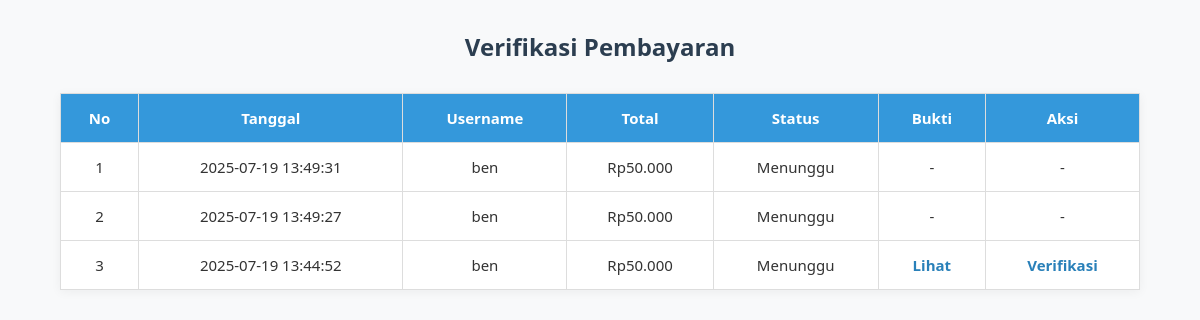
The app's page /admin/verifikasi.php (signed in) with its own data.
### tables this page shows
CREATE TABLE `pesanan` (
  `id` int(11) NOT NULL,
  `id_user` int(11) DEFAULT NULL,
  `tanggal` datetime DEFAULT NULL,
  `total` int(11) DEFAULT NULL,
  `status` enum('Belum Dibayar','Dikemas','Dikirim','Selesai') DEFAULT 'Belum Dibayar'
);

CREATE TABLE `users` (
  `id` int(11) NOT NULL,
  `nama` varchar(100) DEFAULT NULL,
  `email` varchar(100) DEFAULT NULL,
  `password` varchar(255) DEFAULT NULL,
  `level` enum('admin','user') DEFAULT 'user'
);

CREATE TABLE `pembayaran` (
  `id` int(11) NOT NULL,
  `id_pesanan` int(11) DEFAULT NULL,
  `metode` varchar(50) DEFAULT NULL,
  `bukti` varchar(255) DEFAULT NULL,
  `tanggal` datetime DEFAULT NULL,
  `status` enum('Menunggu','Terverifikasi') DEFAULT 'Menunggu'
);

### admin/verifikasi.php (the view, shortened to what this page needs)
<?php
include '../koneksi/konfigurasi.php';
$query = "SELECT pesanan.id, pesanan.tanggal, users.nama AS username, pesanan.total, pembayaran.status, pembayaran.bukti
          FROM pesanan
          JOIN users ON pesanan.id_user = users.id
          LEFT JOIN pembayaran ON pesanan.id = pembayaran.id_pesanan
          ORDER BY pesanan.tanggal DESC";
$result = mysqli_query($conn, $query);
?>
<!DOCTYPE html>
<html>
<head>
    <link rel="stylesheet" href="../css/style.css">
</head>
<body>
    <h2>Verifikasi Pembayaran</h2>
    <table>
        <tr>
            <th>No</th>
            <th>Tanggal</th>
            <th>Username</th>
            <th>Total</th>
            <th>Status</th>
            <th>Bukti</th>
            <th>Aksi</th>
        </tr>
        <?php $no = 1; while ($row = mysqli_fetch_assoc($result)) : ?>
        <tr>
            <td><?= $no++; ?></td>
            <td><?= $row['tanggal']; ?></td>
            <td><?= $row['username']; ?></td>
            <td>Rp<?= number_format($row['total'], 0, ',', '.'); ?></td>
            <td><?= $row['status'] ? $row['status'] : 'Belum Dikirim'; ?></td>
            <td>
                <?php if ($row['bukti']) : ?>
                    <a href="../gambar/<?= $row['bukti']; ?>" target="_blank">Lihat</a>
                <?php else : ?>
                    -
                <?php endif; ?>
            </td>
            <td>
                <?php if ($row['bukti'] && $row['status'] != 'Dibayar') : ?>
                    <a href="verifikasi_proses.php?id=<?= $row['id']; ?>">Verifikasi</a>
                <?php elseif ($row['status'] == 'Dibayar') : ?>
                    ✔️ Sudah Diverifikasi
                <?php else : ?>
                    -
                <?php endif; ?>
            </td>
        </tr>
        <?php endwhile; ?>
    </table>
</body>
</html>

### css/style.css (style rules this page uses)
* { margin: 0; padding: 0; box-sizing: border-box; }
body { font-family: 'Segoe UI', sans-serif; background-color: #f8f9fa; color: #333; padding-bottom: 40px; }
h1, h2 { text-align: center; color: #2c3e50; margin-top: 30px; margin-bottom: 20px; }
a { text-decoration: none; color: #2980b9; font-weight: bold; }
table { width: 90%; margin: 30px auto; border-collapse: collapse; background-color: white; box-shadow: 0 2px 10px rgba(0,0,0,0.05); }
th, td { padding: 14px; border: 1px solid #ddd; text-align: center; font-size: 15px; }
th { background-color: #3498db; color: white; }

### records on screen
pesanan: tanggal "2025-07-19 13:49:31", id_user.nama "ben", total "50.000", pembayaran.status "Menunggu"
pesanan: tanggal "2025-07-19 13:49:27", id_user.nama "ben", total "50.000", pembayaran.status "Menunggu"
pesanan: tanggal "2025-07-19 13:44:52", id_user.nama "ben", total "50.000", pembayaran.status "Menunggu"
